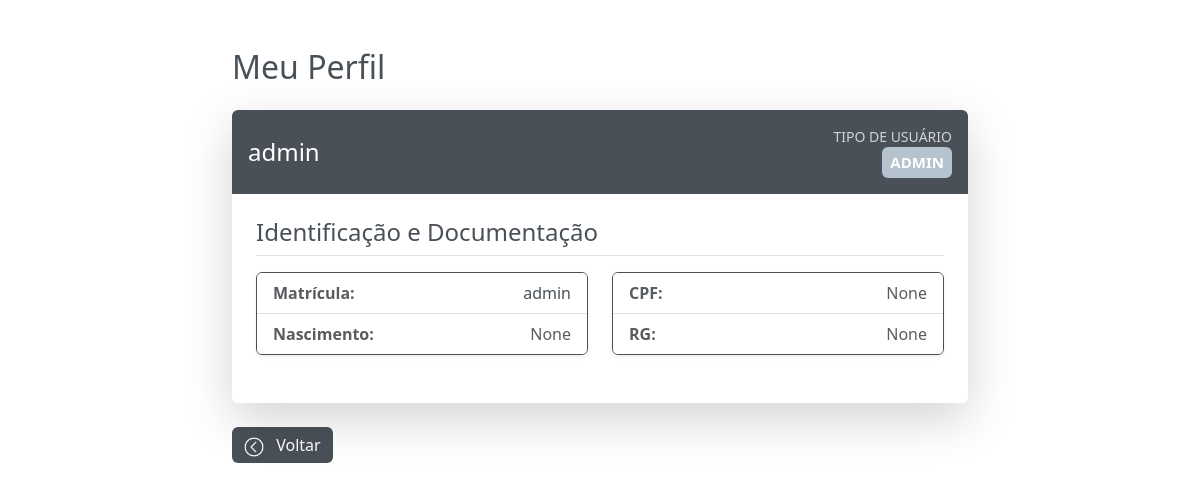
The app's page /autenticacao/perfil/ (signed in) with its own data.
### core/models.py (models this page shows, shortened)
class CustomUser(AbstractUser):
    TIPO_CHOICES = (
        ('admin', 'Admin'),
        ('professor', 'Professor'),
        ('aluno', 'Aluno'),
        ('servidor', 'Servidor'),
        ('direcao', 'Direção'), # <-- 'direcao' está correto
    )
    EIXO_CHOICES = (
        ('SAUDE', 'Eixo da Saúde'),
        ('GESTAO', 'Eixo de Gestão'),
    )
    tipo = models.CharField(max_length=10, choices=TIPO_CHOICES, default='admin')
    eixo = models.CharField(
        max_length=10,
        choices=EIXO_CHOICES,
        null=True,
        blank=True,
        help_text="Eixo ao qual o servidor pertence."
    )
    data_nascimento = models.DateField(null=True, blank=True)
    cpf = models.CharField(max_length=14, unique=True, null=True, blank=True)
    rg = models.CharField(max_length=12, unique=True, null=True, blank=True)
    orgao = models.CharField(max_length=10, null=True, blank=True)
    data_expedicao = models.DateField(null=True, blank=True)
    cidade_nascimento = models.CharField(max_length=100, null=True, blank=True)
    numero_matricula = models.CharField(max_length=20, unique=True, blank=True, null=True)
    nome_pai = models.CharField(max_length=150, blank=True, null=True)
    nome_mae = models.CharField(max_length=150, blank=True, null=True)
    responsavel_matricula = models.CharField(max_length=150, blank=True, null=True)
    endereco_rua = models.CharField(max_length=150, blank=True, null=True)
    endereco_numero = models.CharField(max_length=10, blank=True, null=True)
    endereco_bairro = models.CharField(max_length=100, blank=True, null=True)
    endereco_cidade = models.CharField(max_length=100, blank=True, null=True)
    endereco_cep = models.CharField(max_length=9, blank=True, null=True)
    telefone = models.CharField(max_length=15, blank=True, null=True)
    senha_temporaria = models.BooleanField(default=False)
    email = models.EmailField(blank=True, null=True)
    email_confirmado = models.BooleanField(default=False)
    token_confirmacao_email = models.CharField(max_length=64, blank=True, null=True)
    token_recuperacao_senha = models.CharField(max_length=255, null=True, blank=True)
    token_recuperacao_expira = models.DateTimeField(null=True, blank=True)
    dois_fatores_email = models.BooleanField(default=True)
    codigo_2fa = models.CharField(max_length=6, null=True, blank=True)
    codigo_2fa_expira = models.DateTimeField(null=True, blank=True)
    tentativas_2fa = models.IntegerField(default=0)
    lembrar_dispositivo_token = models.CharField(max_length=64, null=True, blank=True)
    lembrar_dispositivo_expira = models.DateTimeField(null=True, blank=True)
    secret_2fa = models.CharField(max_length=32, null=True, blank=True)
    usa_google_authenticator = models.BooleanField(default=False)

### autenticacao/views.py (the view)
# urls.py: path('perfil/', views.ver_perfil, name='ver_perfil'),
@login_required
def ver_perfil(request):
    user = request.user
    turmas = []
    vinculos = []
    if user.tipo == 'aluno':
        turmas = Turma.objects.filter(alunoturma__aluno=user)
    elif user.tipo == 'professor':
        vinculos = ProfessorMateriaAnoCursoModalidade.objects.filter(professor=user).select_related('materia', 'curso')
    return render(request, 'perfil/ver_perfil.html', {
        'user': user,
        'turmas': turmas,
        'vinculos': vinculos
    })

### templates/perfil/ver_perfil.html (shortened to what this page needs)
{% extends 'base2.html' %}
{% load static %}
{% block content %}
    <div class="row justify-content-center">
        <div class="col-lg-8 col-md-10">
            <h2 class="mb-4 text-dark">Meu Perfil</h2>
            <div class="card p-0 shadow-lg border-0">
                <div class="bg-secondary text-white p-3 mb-4 d-flex justify-content-between align-items-center rounded-top">
                    <h4 class="mb-0 text-white">{{ user.get_full_name|default:user.username }}</h4>
                    <div class="d-flex flex-column align-items-end">
                        <small class="opacity-75">TIPO DE USUÁRIO</small>
                        <strong class="h5 mb-0"><span class="badge bg-primary p-2 text-white">{{ user.get_tipo_display|upper }}</span></strong>
                    </div>
                </div>
                <div class="px-4 pb-4">
                    <h4 class="mb-3 text-secondary border-bottom pb-2">Identificação e Documentação</h4>
                    <div class="row g-4 mb-4">
                        <div class="col-md-6">
                            <div class="card card-body shadow-sm h-100 p-0 border-secondary">
                                <ul class="list-group list-group-flush">
                                    <li class="list-group-item d-flex justify-content-between align-items-center">
                                        <strong class="text-muted">Matrícula:</strong>
                                        <span class="text-dark">{{ user.numero_matricula|default:"Não informada" }}</span>
                                    </li>
                                    <li class="list-group-item d-flex justify-content-between align-items-center">
                                        <strong class="text-muted">Nascimento:</strong>
                                        {% if user.data_nascimento %}
                                            <span class="text-dark">{{ user.data_nascimento|date:"d/m/Y" }}</span>
                                        {% else %}
                                            <span class="text-muted">None</span>
                                        {% endif %}
                                    </li>
                                </ul>
                            </div>
                        </div>
                        <div class="col-md-6">
                            <div class="card card-body shadow-sm h-100 p-0 border-secondary">
                                <ul class="list-group list-group-flush">
                                    <li class="list-group-item d-flex justify-content-between align-items-center">
                                        <strong class="text-muted">CPF:</strong>
                                        {% if user.cpf %}
                                            {% with cpf=user.cpf %}
                                                <span class="text-dark">{{ cpf|slice:":3" }}.{{ cpf|slice:"3:6" }}.{{ cpf|slice:"6:9" }}-{{ cpf|slice:"9:" }}</span>
                                            {% endwith %}
                                        {% else %}
                                            <span class="text-muted">None</span>
                                        {% endif %}
                                    </li>
                                    <li class="list-group-item d-flex justify-content-between align-items-center">
                                        <strong class="text-muted">RG:</strong>
                                        {% if user.rg %}
                                            {% with rg=user.rg %}
                                                <span class="text-dark">{{ rg|slice:":2" }}.{{ rg|slice:"2:5" }}.{{ rg|slice:"5:8" }}-{{ rg|slice:"8:" }}</span>
                                            {% endwith %}
                                        {% else %}
                                            <span class="text-muted">None</span>
                                        {% endif %}
                                    </li>
                                </ul>
                            </div>
                        </div>
                    </div>
                </div>
            </div>
            <div class="mt-4 d-flex justify-content-start gap-2">
                {% if user.tipo == 'admin' %}
                    <a href="{% url 'admin_dashboard' %}" class="btn btn-secondary">
                        <img src="{%static 'assets/img/voltar.png'%}" width='20px' height='20px' class="me-2">
                        Voltar
                    </a>
                {% elif user.tipo == 'professor' %}
                    <a href="{% url 'professor_dashboard' %}" class="btn btn-secondary">
                        <img src="{%static 'assets/img/voltar.png'%}" width='20px' height='20px' class="me-2">
                        Voltar
                    </a>
                {% elif user.tipo == 'aluno' %}
                    <a href="{% url 'aluno_dashboard' %}" class="btn btn-secondary">
                        <img src="{%static 'assets/img/voltar.png'%}" width='20px' height='20px' class="me-2">
                        Voltar
                    </a>
                {% elif user.tipo == 'servidor' or user.tipo == 'direcao' %}
                    <a href="{% url 'servidor_dashboard' %}" class="btn btn-secondary">
                        <img src="{%static 'assets/img/voltar.png'%}" width='20px' height='20px' class="me-2">
                        Voltar
                    </a>
                {% endif %}
            </div>
        </div>
    </div>
{% endblock content %}

### static/css/style.css (style rules this page uses)
:root { --bs-secondary: #495057; --bs-link-color: #495057; --bs-link-hover-color: #495057; --bs-code-color: #495057; --bs-primary-rgb: 180, 195, 205; --bs-dark-rgb: 73, 80, 87; --bs-secondary-rgb: 73, 80, 87; --bs-black-rgb: 33, 37, 41; --bs-body-bg-rgb: 255, 255, 255; --bs-danger-rgb: 220, 53, 69; --bs-info-rgb: 13, 202, 240; --bs-warning-rgb: 255, 193, 7; --body-color: #212529; --navbar-bg: #f8f9fa; --card-bg: #ffffff; --border-color: #dee2e6; }
body { color: var(--body-color); background-color: rgba(var(--bs-body-bg-rgb), 1) !important; transition: background-color 0.3s, color 0.3s; }
.btn-secondary { --bs-btn-color: #fff; --bs-btn-bg: #495057; --bs-btn-border-color: #ff6495057a00; --bs-btn-hover-color: #fff; --bs-btn-hover-bg: #495057; --bs-btn-hover-border-color: #495057; }
.bg-primary { --bs-bg-opacity: 1; background-color: rgba(var(--bs-primary-rgb), var(--bs-bg-opacity)) !important; }
.bg-secondary { --bs-bg-opacity: 1; background-color: rgba(var(--bs-secondary-rgb), var(--bs-bg-opacity)) !important; }
.dropdown .btn-outline-secondary:hover img, .btn-secondary img { filter: brightness(0) invert(1); }

### records on screen
CustomUser: get_full_name "admin", tipo "ADMIN", numero_matricula "admin"
